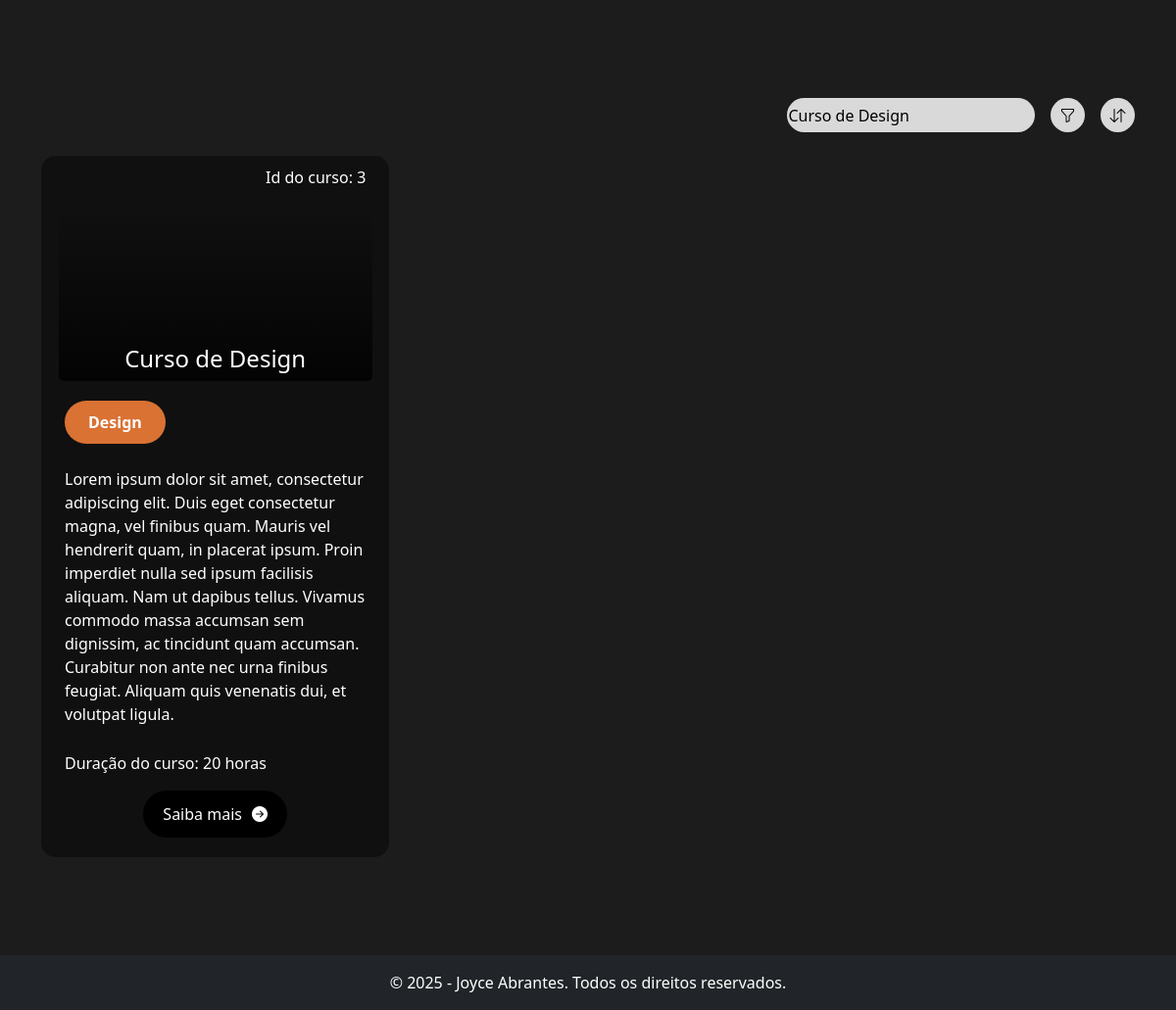
The app's page /listagem.php?pesquisa=Curso de Design with its own data.
### tables this page shows
CREATE TABLE cursos (
        id INTEGER PRIMARY KEY AUTOINCREMENT,
        name TEXT NOT NULL,
        description TEXT NOT NULL,
        category TEXT NOT NULL,
        duration INTEGER NOT NULL,
        image TEXT NOT NULL
    );

### shared/inc/functions.php (called while the page is built)
<?php
function removerAcentos($texto) {
    return strtr($texto, [
        'ç' => 'c', 'Ç' => 'C',
        'ã' => 'a', 'Ã' => 'A',
        'á' => 'a', 'Á' => 'A',
        'à' => 'a', 'À' => 'A',
        'â' => 'a', 'Â' => 'A',
        'é' => 'e', 'É' => 'E',
        'è' => 'e', 'È' => 'E',
        'ê' => 'e', 'Ê' => 'E',
        'í' => 'i', 'Í' => 'I',
        'ó' => 'o', 'Ó' => 'O',
        'õ' => 'o', 'Õ' => 'O',
        'ô' => 'o', 'Ô' => 'O',
        'ú' => 'u', 'Ú' => 'U',
        'ü' => 'u', 'Ü' => 'U',
        'ñ' => 'n', 'Ñ' => 'N'
    ]);
}
?>

### listagem.php (the view, shortened to what this page needs)
<?php
require_once("shared/inc/header.php");
$pdo = new PDO('sqlite:shared/db/cursos.db', null, null, [
    PDO::ATTR_ERRMODE => PDO::ERRMODE_EXCEPTION,
    PDO::ATTR_DEFAULT_FETCH_MODE => PDO::FETCH_ASSOC
]);
$pdo->exec("PRAGMA encoding = 'UTF-8';");
$pesquisa = $_GET['pesquisa'] ?? '';
$ordenacao = $_GET['ordenacao'] ?? 'recentes';
$sql = 'SELECT * FROM cursos WHERE name LIKE :pesquisa';
$params = [':pesquisa' => "%$pesquisa%"];
if ($ordenacao === 'maior-duracao') {
    $sql .= ' ORDER BY duration DESC';
} else {
    $sql .= ' ORDER BY duration ASC';
}
$stmt = $pdo->prepare($sql);
$stmt->execute($params);
$cursos = $stmt->fetchAll(PDO::FETCH_ASSOC);
?>
<section class="section-listagem">
    <div class="container">
        <div class="row">
            <div class="col-md-12">
                <div class="search-bar d-flex justify-content-end gap-3 mb-4">
                    <div class="search-container">
                        <input type="text" id="pesquisa" class="search-input" placeholder="Pesquisar cursos" value="<?php echo htmlspecialchars($pesquisa); ?>" aria-label="Pesquisar">
                    </div>
                    <div class="dropdown">
                        <button class="btn-dropdown" type="button" id="categoriaDropdown" data-bs-toggle="dropdown" aria-expanded="false" aria-label="Filtrar">
                            <i class="bi bi-funnel"></i>
                        </button>
                    </div>
                    <div class="dropdown">
                        <button class="btn-dropdown" type="button" id="ordenacaoDropdown" data-bs-toggle="dropdown" aria-expanded="false" aria-label="Ordenar">
                            <i class="bi bi-arrow-down-up"></i>
                        </button>
                    </div>
                </div>
            </div>
        </div>
        <div class="col-md-12">
            <div class="wrap-cursos" id="cursos-lista">
                <?php if (empty($cursos)): ?>
                    <p class="no-results">Nenhum curso encontrado.</p>
                <?php else: ?>
                    <?php foreach ($cursos as $curso): ?>
                        <div class="curso">
                            <p>Id do curso: <?php echo $curso['id']; ?></p>
                            <div class="bg" style="background-image: url('shared/images/<?php echo htmlspecialchars($curso['image']); ?>')">
                                <h2>
                                    <a href="descricao.php?id=<?php echo $curso['id']; ?>">
                                        <?php echo htmlspecialchars($curso['name']); ?>
                                    </a>
                                </h2>
                            </div>
                            <div class="wrap-descricao">
                                <p class="categoria <?php echo strtolower(str_replace(' ', '-', removerAcentos($curso['category']))); ?>"><?php echo htmlspecialchars($curso['category']); ?></p>
                                <p class="text-start pt-4"><?php echo htmlspecialchars($curso['description']); ?></p>
                                <p class="text-start">Duração do curso: <?php echo htmlspecialchars($curso['duration']); ?> horas</p>
                                <a class="btn-saiba-mais" href="descricao.php?id=<?php echo $curso['id']; ?>">Saiba mais<i class="bi bi-arrow-right-circle-fill"></i></a>
                            </div>
                        </div>
                    <?php endforeach; ?>
                <?php endif; ?>
            </div>
        </div>
    </div>
</section>
<?php
require_once('shared/inc/footer.php');
?>

### records on screen
cursos: id "3", name "Curso de Design", category "Design", description "Lorem ipsum dolor sit amet, consectetur adipiscing elit. Duis eget consectetur magna, vel finibus quam. Mauris vel hendrerit quam, in placerat ipsum. Proin imperdiet nulla sed ipsum facilisis aliquam. Nam ut dapibus tellus. Vivamus commodo massa accumsan sem dignissim, ac tincidunt quam accumsan. Curabitur non ante nec urna finibus feugiat. Aliquam quis venenatis dui, et volutpat ligula.", duration "20"
